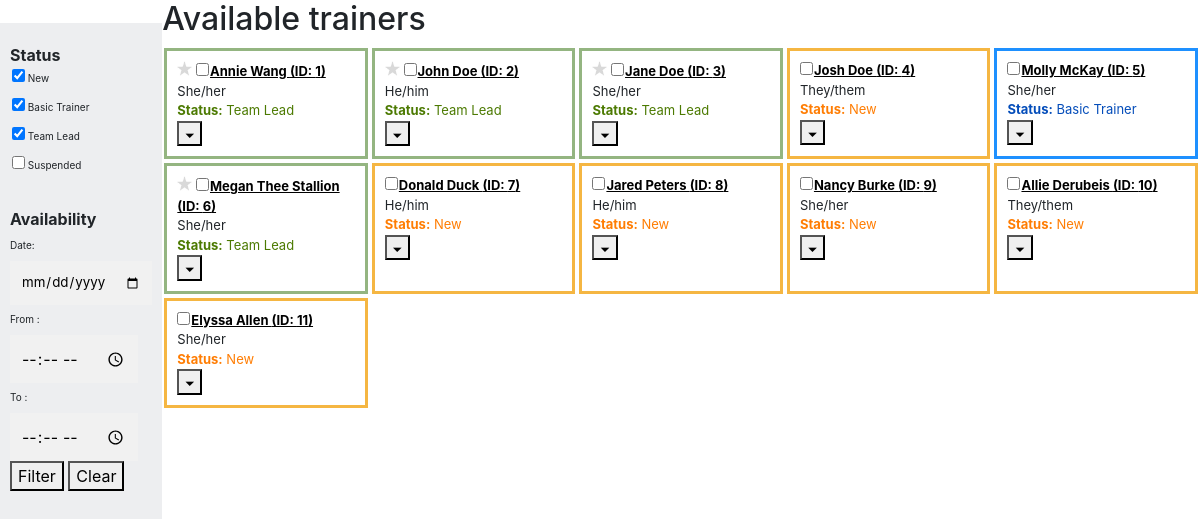
The app's page /advancedsearch (signed in) with its own data.
### website/models.py (models this page shows)
class Trainer(db.Model):
    id = db.Column(db.Integer, primary_key=True)
    name = db.Column(db.String(50))
    nickname = db.Column(db.String(50))
    date_of_birth = db.Column(db.Date)
    pronouns = db.Column(db.String(50))
    race_ethnicity = db.Column(db.String(100))
    how_did_you_hear = db.Column(db.String(200))
    phone = db.Column(db.String(16))
    text_or_call = db.Column(db.String(16))
    email = db.Column(db.String(50))
    education = db.Column(db.String(100))
    lifesaver_skills = db.Column(db.String(500))
    relevant_exp = db.Column(db.String(500))
    heartsaver_interest = db.Column(db.String(4))
    gen_avail = db.Column(db.String(500))
    hrs_per_month = db.Column(db.Integer)
    languages = db.Column(db.String(50))
    availabilities = db.relationship('TrainerDate', backref = 'trainer', cascade = 'all, delete-orphan', lazy = 'dynamic')
    other_info = db.Column(db.String(1500))
    documents = db.Column(db.String(256))
    status = db.Column(db.String(100))
    assignments = db.relationship('Assignment', backref = 'trainer', cascade = 'all, delete-orphan', lazy = 'dynamic')
    admin_notes = db.Column(db.String(1500))

### website/views.py (the view)
@views.route('/advancedsearch', methods=['GET', 'POST'])
@login_required
def advancedsearch():
    trainers = Trainer.query.all()
    trainers_data = []
    for trainer in trainers:
        trainers_data.append(trainer.name)
    return render_template("advancedSearch.html", user=current_user, trainers=trainers, trainers_data=trainers_data, trainer_colors=trainer_colors)

### website/__init__.py (called while the page is built)
def create_app():
    app = Flask(__name__)
    app.config['SECRET_KEY'] = 'hjshjhdjah kjshkjdhjs'
    app.config['SQLALCHEMY_DATABASE_URI'] = f'sqlite:///{DB_NAME}'
    path = os.getcwd()
    UPLOAD_FOLDER = os.path.join(path, 'doc_uploads')
    if not os.path.isdir(UPLOAD_FOLDER):
        os.mkdir(UPLOAD_FOLDER)
    app.config['UPLOAD_FOLDER'] = UPLOAD_FOLDER
    db.init_app(app)
    from .views import views
    from .auth import auth
    app.register_blueprint(views, url_prefix='/')
    app.register_blueprint(auth, url_prefix='/')
    from .models import User
    with app.app_context():
        db.create_all()
    login_manager = LoginManager()
    login_manager.login_view = 'auth.login'
    login_manager.init_app(app)
    @login_manager.user_loader
    def load_user(id):
        return User.query.get(int(id))
    return app

### website/templates/advancedSearch.html (shortened to what this page needs)
<!DOCTYPE html>
<html>
  <head>
    <link
      rel="stylesheet"
      href="https://stackpath.bootstrapcdn.com/bootstrap/4.4.1/css/bootstrap.min.css"
    />
    <link
      rel="stylesheet"
      href="https://stackpath.bootstrapcdn.com/font-awesome/4.7.0/css/font-awesome.min.css"
    />
    <link rel="stylesheet" type="text/css" href="{{url_prefix}}/static/styles/web.css">
  <body style="max-width: 100%;">
    <div id="trainer-info-container" class="trainer-info-container">
      <div class="trainerFilterSection">
        <ul>
            <strong>Status</strong>
            <li>
                <input checked="true" type="checkbox" value="New"/>
                <label>New</label>
            </li>
            <li>
              <input checked="true" type="checkbox" value="Basic Trainer">
              <label>Basic Trainer</label>
          </li>
            <li>
                <input checked="true" type="checkbox" value="Team Lead"/>
                <label>Team Lead</label>
            </li>
            <li>
                <input type="checkbox" value="Suspended"/>
                <label>Suspended</label>
            </li></br>
            <strong>Availability</strong></br>
            <label for="date" style="font-size: x-small;">Date:</label></br>
            <input type="date" name="date" style="font-size: smaller;"/></br>
            <label for= "start_time" style="font-size: x-small;">From : &ensp;</label></br>
            <input type="time" name="start_time"/></br>
            <label for= "end_time" style="font-size: x-small;">To :&emsp;&emsp;</label></br>
            <input type="time" name="end_time"/></br>
            <button id = "filterButton" onClick="">Filter</button>
            <button id = "clearButton">Clear</button>
        </ul>
      </div>
      <div class="rating">
        <h2>Available trainers</h2>
      <div class="trainerList">
        <ul class="list-group list-group-flush infoFilter" id="advancedInfoFilter">
          {% for trainer in trainers %}
          <li
            id="trainer_{{trainer.id}}"
            data-type="{{trainer.status}}"
            class="list-group-item {% if trainer.status == 'Suspended' %} hideItem {% endif %}"
            style="display: inline-block; border-width: 3px;"
          >
          {% if trainer.status == "Team Lead"%}
            <input title="Select as team lead" class="starradio" type="radio" name="stars" trainer="{{trainer.id}}" value="{{trainer.nickname}} (ID: {{trainer.id}})" onchange="disableCheckbox(this)" />
          {% endif %}
          <input
          type="checkbox"
          class="trainer-checkbox"
          name="check"
          trainer="{{trainer.id}}"
          value="{{trainer.nickname}} (ID: {{trainer.id}})"
        ><a title="Email {{trainer.nickname}}" href = "mailto: {{trainer.email}}" style="text-decoration: underline; color:black;"><strong>{{trainer.nickname}} (ID: {{trainer.id}})</strong></a><br>
          {{trainer.pronouns}}
          <div class="update-status"><strong>Status:</strong> {{trainer.status}} <br>
            <div class = "button-container">
              <button title="Details" id="details_{{trainer.id}}"class="show-trainer-details" onClick="showOrHideDropdown(this.id,'trainer','expand')">&#128899;</button>
            </div>
          </li>
          {% endfor %}
        </ul>
      </div>
      </div>
    </body>

### website/static/styles/web.css (style rules this page uses)
.trainer-info-container { display: grid; box-sizing: border-box !important; width: 100% !important; align-items: center !important; max-width: none !important; grid-template-columns: 1fr 9fr; }
.button-container { display: inline-block; }
.list-group-item { margin: 2px !important; padding: 10px !important; font-size: small; }
.trainerList { height:100vh; }
#advancedInfoFilter { display: grid; grid-template-columns: repeat(5, 1fr); grid-gap: 0px; }
body { margin: 0; justify-content: center; align-items: center; }
.trainerFilterSection ul { padding-left: 10px; padding-right:10px; }
.trainerFilterSection li { list-style: none; margin: 0px; padding: 2px; font-size:10px; }
.trainerFilterSection { background-color: #edeef0; height: 100vh; padding-top: 20px; width:min-content; }
.trainer-checkbox { margin-right: 1px; }
input { border: 1px solid transparent; background-color: #f1f1f1; padding: 10px; font-size: 16px; }
.starradio { position: relative; appearance: none; -webkit-appearance: none; -moz-appearance: none; width: 15px; height: 15px; background: url('unstarred.png') no-repeat; background-size: cover; cursor: pointer; border: none; outline: none; }

### records on screen
Trainer: nickname "Annie Wang", id "1", pronouns "She/her", status "Team Lead"
Trainer: nickname "John Doe", id "2", pronouns "He/him", status "Team Lead"
Trainer: nickname "Jane Doe", id "3", pronouns "She/her", status "Team Lead"
Trainer: nickname "Josh Doe", id "4", pronouns "They/them", status "New"
Trainer: nickname "Molly McKay", id "5", pronouns "She/her", status "Basic Trainer"
Trainer: nickname "Megan Thee Stallion", id "6", pronouns "She/her", status "Team Lead"
Trainer: nickname "Donald Duck", id "7", pronouns "He/him", status "New"
Trainer: nickname "Jared Peters", id "8", pronouns "He/him", status "New"
Trainer: nickname "Nancy Burke", id "9", pronouns "She/her", status "New"
Trainer: nickname "Allie Derubeis", id "10", pronouns "They/them", status "New"
Trainer: nickname "Elyssa Allen", id "11", pronouns "She/her", status "New"
